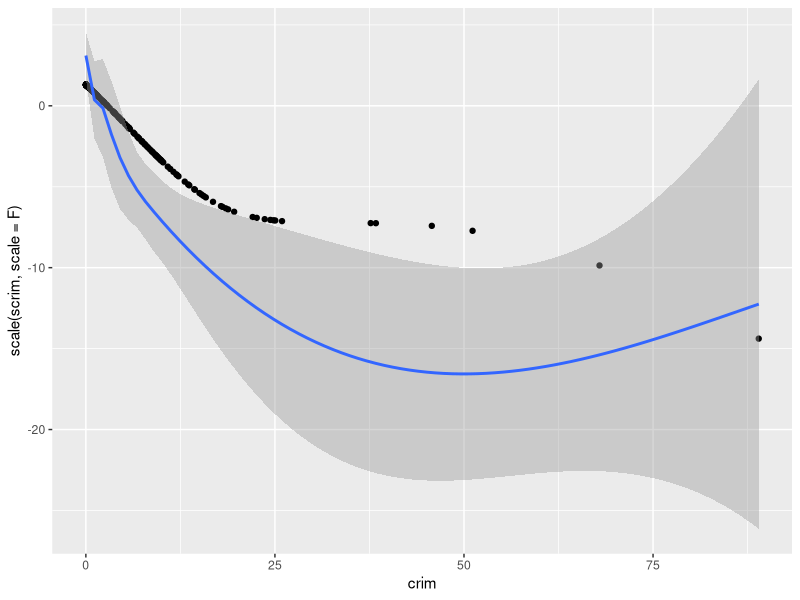
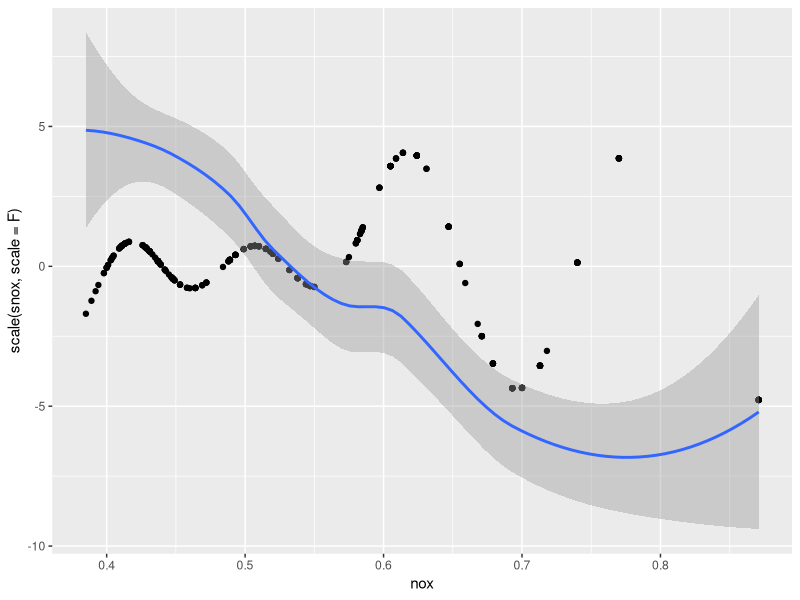
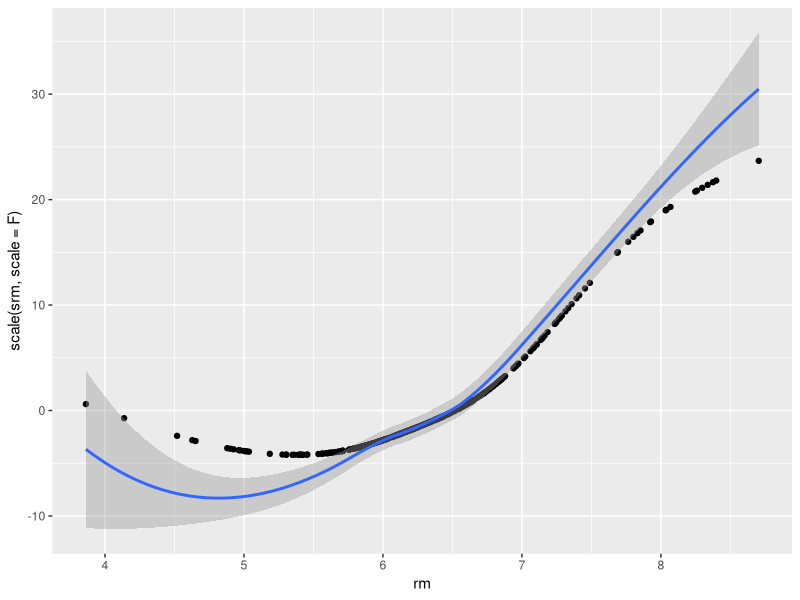
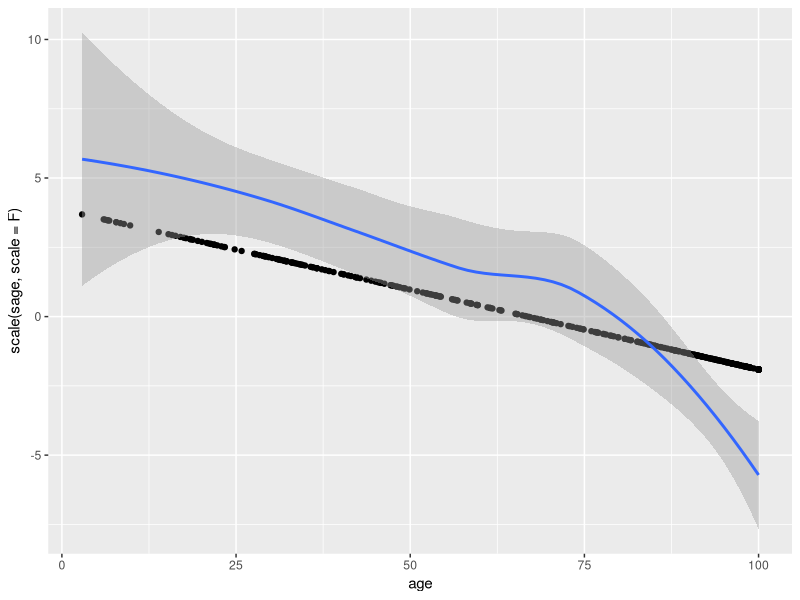
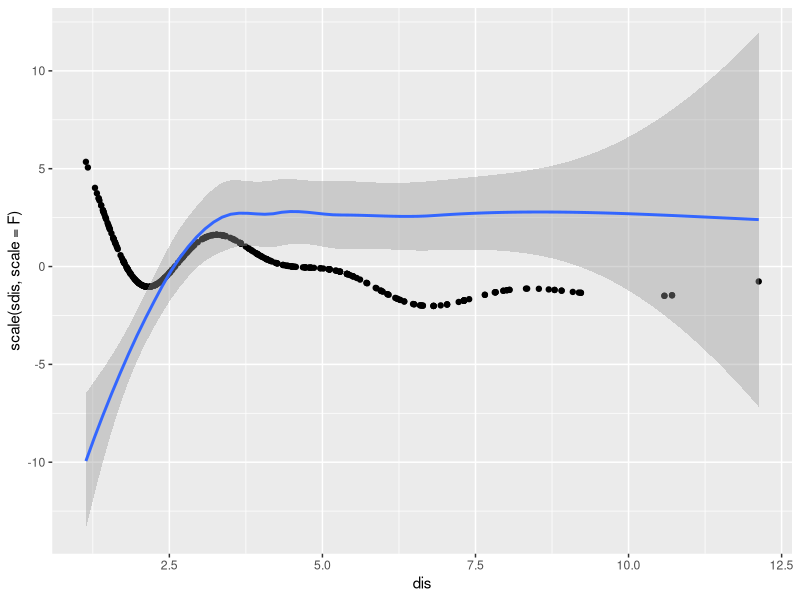
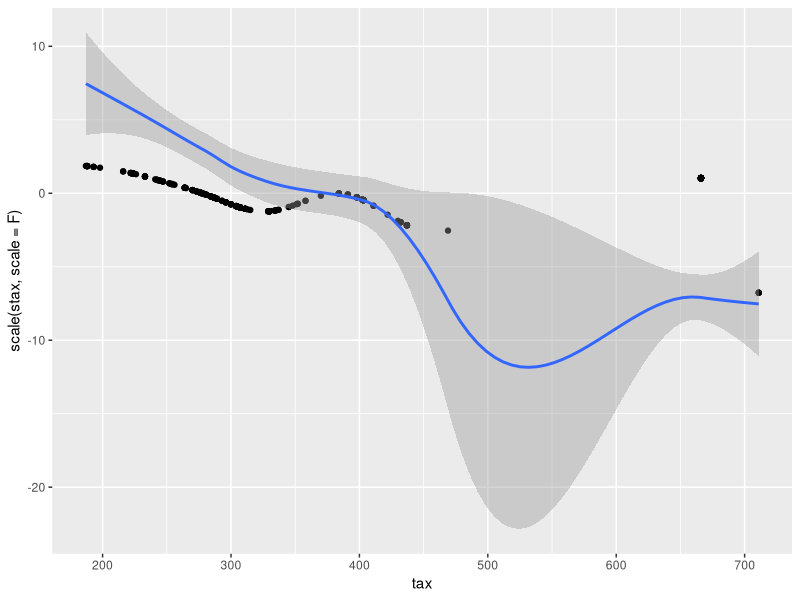
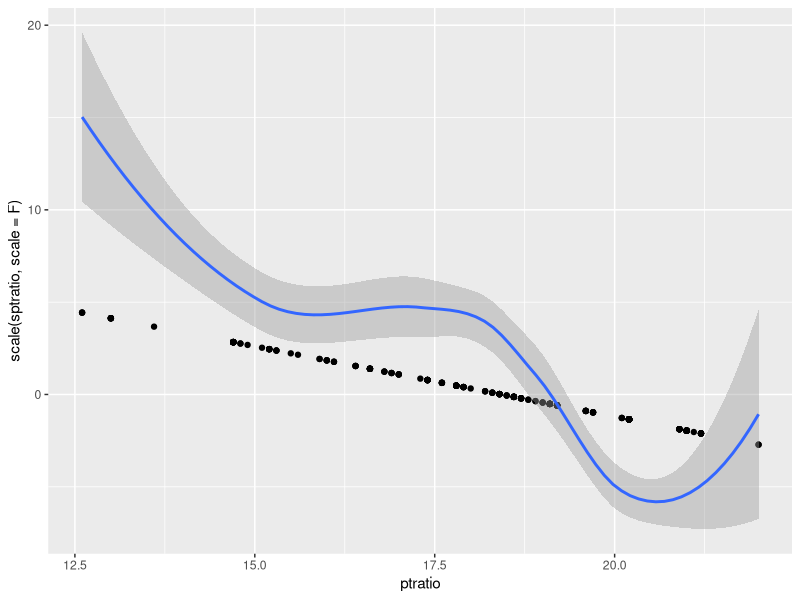

Write R code to recreate these figures, in order.
#1
boston <- read.csv("Boston.csv")

#2
set.seed(12345)
train_sample <- sample(506, 354) #70% = 354.2
boston_train <- boston[train_sample,]
boston_test <- boston[-train_sample,]

#3
library(mgcv)
formula.glin <- as.formula("medv ~ s(crim) + s(nox) + s(rm) + s(age) + s(dis) + s(tax) + s(ptratio)")
glin.model <- gam(formula.glin, data = boston_train)
summary(glin.model)

#4
sVars <- predict(glin.model, type = "terms")
boston_train <- cbind(boston_train, scrim = sVars[,1], snox = sVars[,2], srm = sVars[,3], sage = sVars[,4], sdis = sVars[,5], stax = sVars[,6], sptratio = sVars[,7])

#5
library(ggplot2)
ggplot(boston_train, aes(x = crim)) + geom_point(aes(y = scale(scrim, scale = F))) + geom_smooth(aes(y = scale(medv, scale = F)))
ggplot(boston_train, aes(x = nox)) + geom_point(aes(y = scale(snox, scale = F))) + geom_smooth(aes(y = scale(medv, scale = F)))
ggplot(boston_train, aes(x = rm)) + geom_point(aes(y = scale(srm, scale = F))) + geom_smooth(aes(y = scale(medv, scale = F)))
ggplot(boston_train, aes(x = age)) + geom_point(aes(y = scale(sage, scale = F))) + geom_smooth(aes(y = scale(medv, scale = F)))
ggplot(boston_train, aes(x = dis)) + geom_point(aes(y = scale(sdis, scale = F))) + geom_smooth(aes(y = scale(medv, scale = F)))
ggplot(boston_train, aes(x = tax)) + geom_point(aes(y = scale(stax, scale = F))) + geom_smooth(aes(y = scale(medv, scale = F)))
ggplot(boston_train, aes(x = ptratio)) + geom_point(aes(y = scale(sptratio, scale = F))) + geom_smooth(aes(y = scale(medv, scale = F)))

#6
residual.glin.train <- boston_train$medv - predict(glin.model, data = boston_train)
residual.glin.test <- boston_test$medv - predict(glin.model, newdata = boston_test)
sqrt(mean(residual.glin.test^2)) #4.24814
sqrt(mean(residual.glin.train^2)) #3.601483

###########
# The R-Squared values are close, which tells us that the model is not overfitted to the training data and would
# likely translate well to unseen data. 
###########

#7
summary(glin.model)

##########
# The model did quite well in predicting the target variable. The overall deviance explained is high (84.5%),
# which explains a great deal of the deviance of predictions in the dependent variable. There are a few smoothed
# features with a low P value (nox, rm, and tax) which indicate those independent features have a noticable
# impact on the outcome variable, P value below 0.05.
##########

#8
##########
# If we remove crim, age, dis, and ptratio from the model, there would be minimal impact on the preditive
# power of the model. The smoothed versions of these features all have a higher P value.
##########